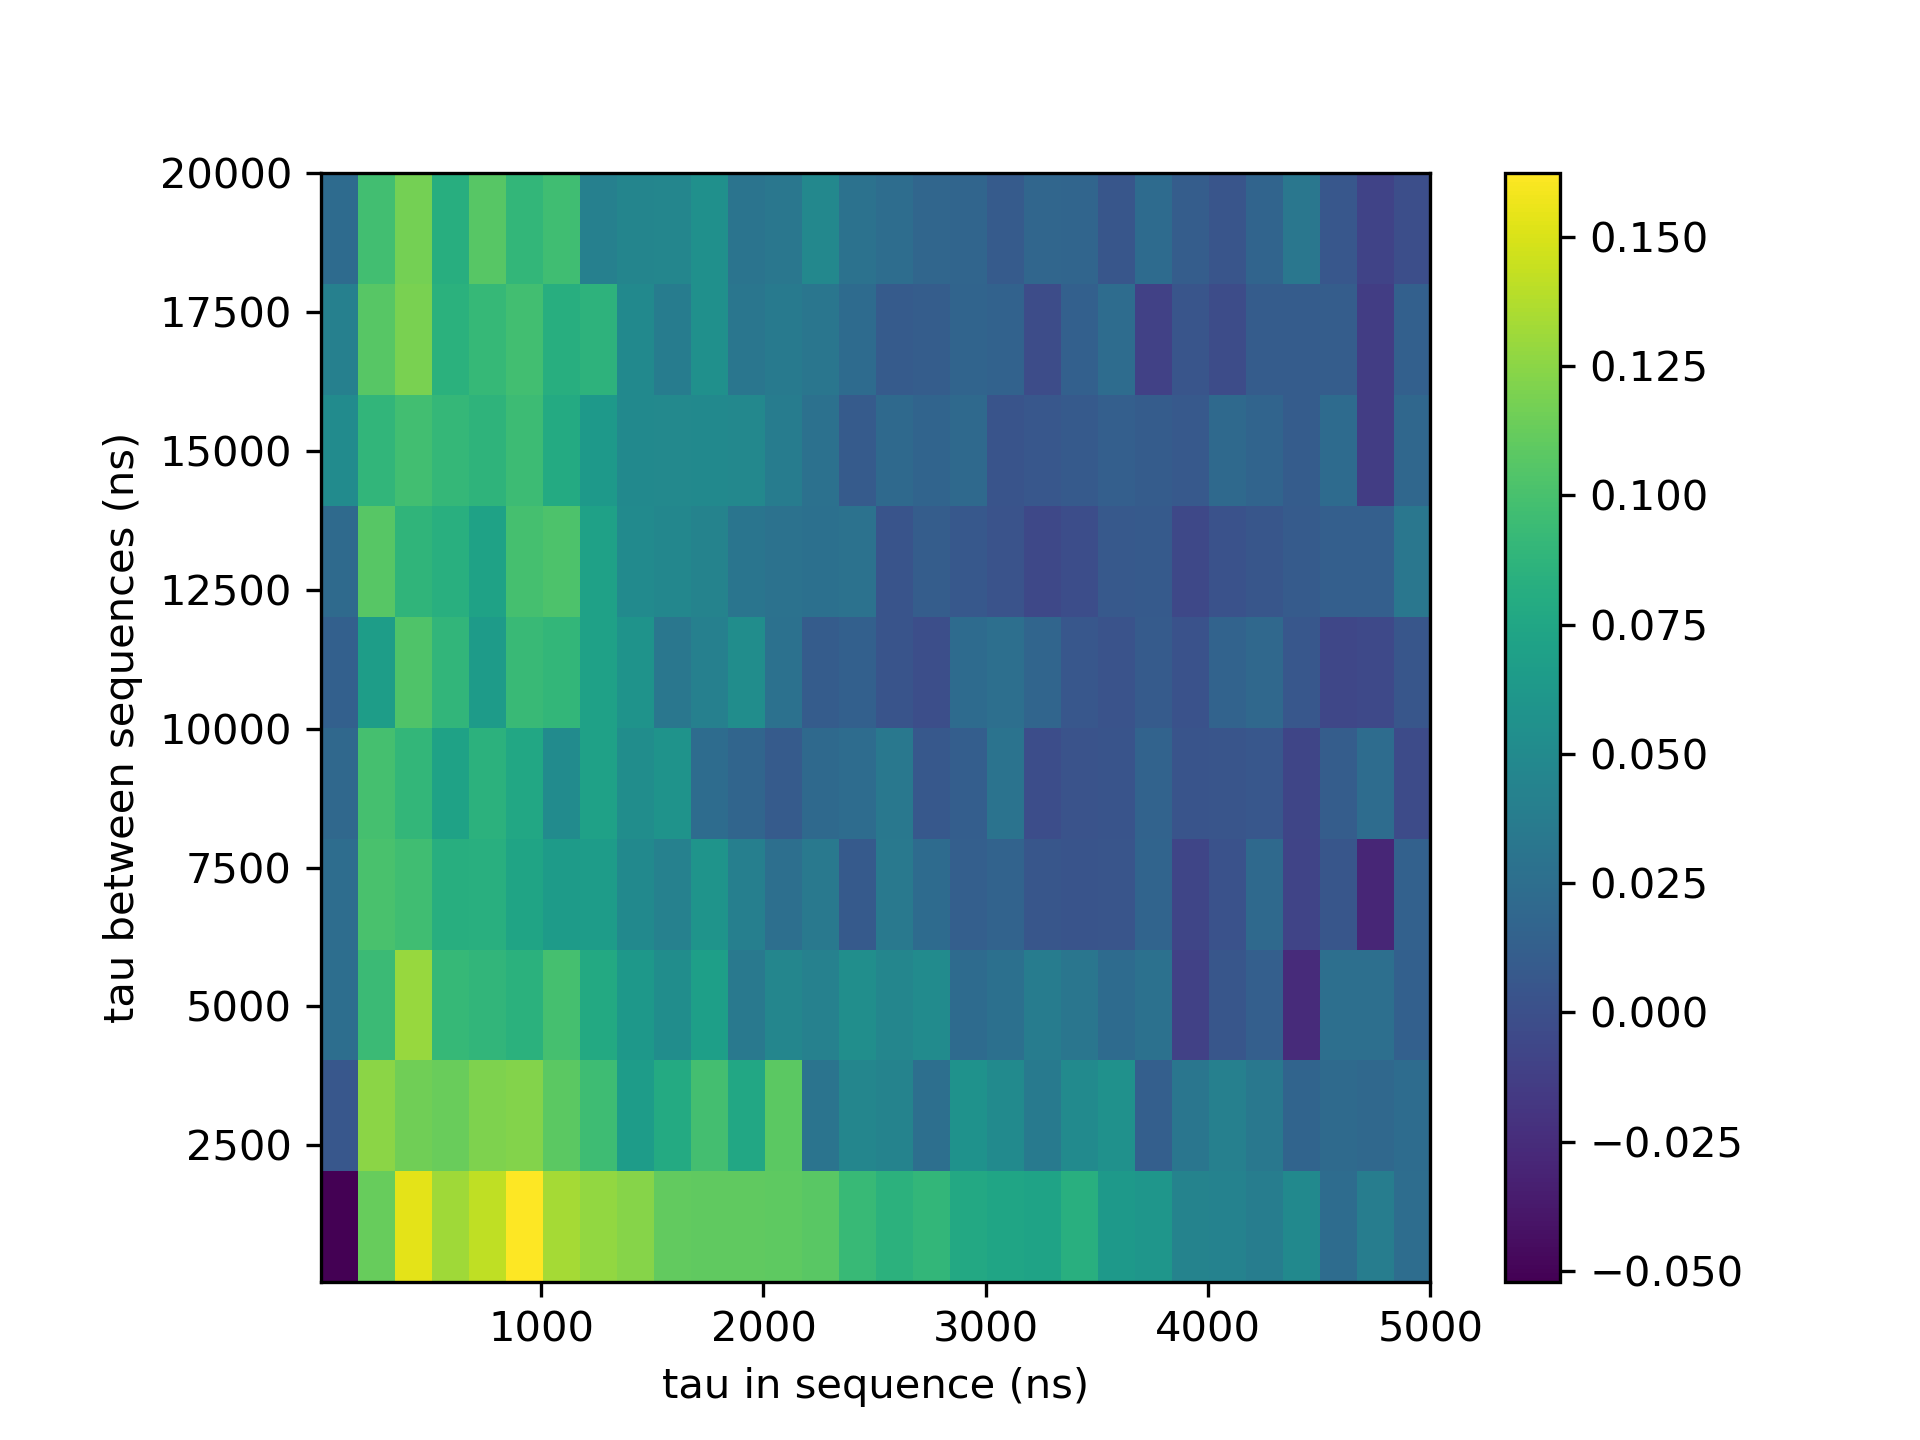

This chart was generated by the following Python code:
import os

import matplotlib.pyplot as plt
import numpy as np

import utility.mat_handling as mat


def main():
    path = '//nas.ads.mwn.de/TUZE/wsi/e24/ReinhardLab/data_setup_nv1/180508_deer_2d_plot/deer_2d_plot'
    names = relevant_filenames(name='mes_{:03}.mat', ind_min=10, ind_max=19)
    taus = get_taus(names, path)
    differences = get_differences(names, path)
    plt.plot(taus, differences[-1, :])
    plt.show()
    plt.close('all')
    plt.imshow(differences, extent=[taus[0], taus[-1], 50, 20000], origin='lower', aspect=0.25)
    plt.xlabel('tau in sequence (ns)')
    plt.ylabel('tau between sequences (ns)')
    plt.colorbar()
    plt.savefig('pure_ramsey_correlation.png', dpi=300)


def get_taus(names, path):
    fullname = os.path.join(path, names[0])
    mat_file = mat.load_mat_file(fullname)
    taus = mat.extract_property(mat_file, 'taus')
    return taus


def get_differences(names, path):
    differences = []
    for fname in names:
        fullname = os.path.join(path, fname)
        mat_file = mat.load_mat_file(fullname)
        difference = mat.extract_difference(mat_file)
        differences.append(difference)
    differences = np.array(differences)
    return differences


def relevant_filenames(name, ind_min, ind_max):
    names = []
    for i in range(ind_min, ind_max + 1):
        names.append(name.format(i))
    return names


if __name__ == '__main__':
    main()
